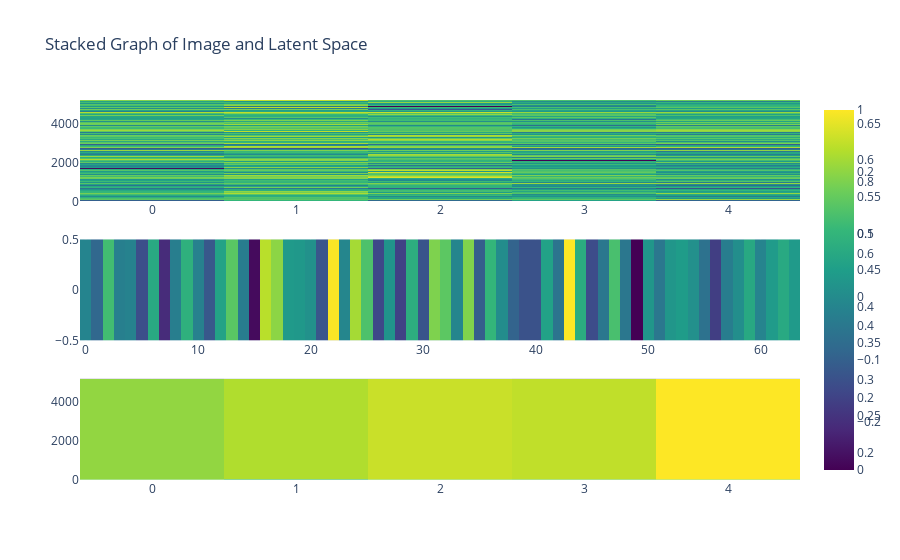

Notebook cell for this chart:
### Markdown cell above
### some diagnosis

### Code cell
importlib.reload(visualisation) # to allow modification of the script without restarting the whole session
visualisation.plot_single_obs_processing(x_train, autoencoder)

### Figure 1 — Plotly figure (JSON) as saved in the notebook; plotly's stock layout.template omitted (floating-point values rounded to 4 significant figures; data arrays with more than 128 entries replaced by an {"elided": "..."} marker saying what was removed)
{"data": [{"colorscale": [[0, "#440154"], [0.1111, "#482878"], [0.2222, "#3e4989"], [0.3333, "#31688e"], [0.4444, "#26828e"], [0.5556, "#1f9e89"], [0.6667, "#35b779"], [0.7778, "#6ece58"], [0.8889, "#b5de2b"], [1, "#fde725"]], "type": "heatmap", "xaxis": "x", "yaxis": "y", "z": {"elided": "5204x5 float values"}}, {"colorscale": [[0, "#440154"], [0.1111, "#482878"], [0.2222, "#3e4989"], [0.3333, "#31688e"], [0.4444, "#26828e"], [0.5556, "#1f9e89"], [0.6667, "#35b779"], [0.7778, "#6ece58"], [0.8889, "#b5de2b"], [1, "#fde725"]], "type": "heatmap", "xaxis": "x2", "yaxis": "y2", "z": [[-0.01596, -0.0842, 0.1216, -0.02873, -0.02147, -0.1378, 0.07178, -0.2042, -0.03006, 0.08923, -0.02393, -0.1175, 0.0537, 0.1473, -0.0348, -0.2603, 0.2382, 0.1975, 0.03327, 0.02969, 0.01213, -0.1222, 0.2946, -0.0117, 0.22, 0.1343, -0.1514, 0.02056, -0.1628, 0.08216, -0.1254, 0.1847, 0.151, -0.01318, 0.1872, -0.106, 0.1013, 0.001921, -0.09274, -0.131, -0.1305, 0.05264, -0.05546, 0.2984, 0.07883, -0.1422, -0.04865, 0.129, -0.04733, -0.2765, 0.02393, -0.04739, 0.02386, 0.03924, 0.01013, -0.06108, -0.17, -0.03252, 0.006567, 0.06929, -0.01688, 0.03577, 0.07193, 0.03267]]}, {"colorscale": [[0, "#440154"], [0.1111, "#482878"], [0.2222, "#3e4989"], [0.3333, "#31688e"], [0.4444, "#26828e"], [0.5556, "#1f9e89"], [0.6667, "#35b779"], [0.7778, "#6ece58"], [0.8889, "#b5de2b"], [1, "#fde725"]], "type": "heatmap", "xaxis": "x3", "yaxis": "y3", "z": {"elided": "5204x5 float values"}}], "layout": {"showlegend": false, "title": {"text": "Stacked Graph of Image and Latent Space"}, "xaxis": {"anchor": "y", "domain": [0, 1]}, "xaxis2": {"anchor": "y2", "domain": [0, 1]}, "xaxis3": {"anchor": "y3", "domain": [0, 1]}, "yaxis": {"anchor": "x", "domain": [0.7333, 1]}, "yaxis2": {"anchor": "x2", "domain": [0.3667, 0.6333]}, "yaxis3": {"anchor": "x3", "domain": [0, 0.2667]}}}
